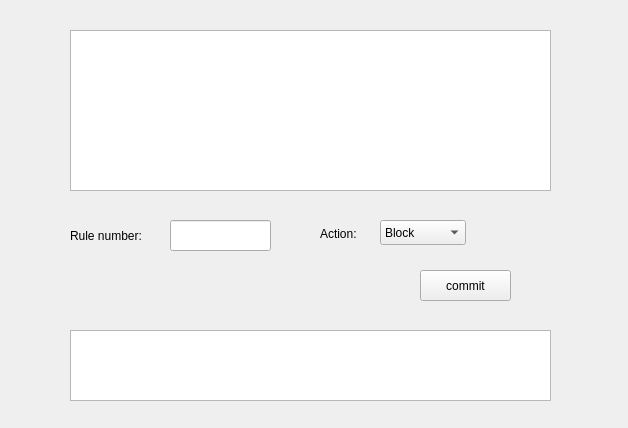
<?xml version="1.0" encoding="UTF-8"?>
<ui version="4.0">
 <class>Block_rule</class>
 <widget class="QWidget" name="Block_rule">
  <property name="geometry">
   <rect>
    <x>0</x>
    <y>0</y>
    <width>628</width>
    <height>428</height>
   </rect>
  </property>
  <property name="windowTitle">
   <string>Form</string>
  </property>
  <widget class="QTextBrowser" name="rule_list">
   <property name="geometry">
    <rect>
     <x>70</x>
     <y>30</y>
     <width>481</width>
     <height>161</height>
    </rect>
   </property>
  </widget>
  <widget class="QLineEdit" name="rule_number">
   <property name="geometry">
    <rect>
     <x>170</x>
     <y>220</y>
     <width>101</width>
     <height>31</height>
    </rect>
   </property>
  </widget>
  <widget class="QLabel" name="label">
   <property name="geometry">
    <rect>
     <x>70</x>
     <y>220</y>
     <width>101</width>
     <height>31</height>
    </rect>
   </property>
   <property name="text">
    <string>Rule number:</string>
   </property>
  </widget>
  <widget class="QLabel" name="label_2">
   <property name="geometry">
    <rect>
     <x>320</x>
     <y>225</y>
     <width>67</width>
     <height>17</height>
    </rect>
   </property>
   <property name="text">
    <string>Action:</string>
   </property>
  </widget>
  <widget class="QComboBox" name="action">
   <property name="geometry">
    <rect>
     <x>380</x>
     <y>220</y>
     <width>86</width>
     <height>25</height>
    </rect>
   </property>
   <item>
    <property name="text">
     <string>Block</string>
    </property>
   </item>
   <item>
    <property name="text">
     <string>Enforce</string>
    </property>
   </item>
  </widget>
  <widget class="QPushButton" name="commit_button">
   <property name="geometry">
    <rect>
     <x>420</x>
     <y>270</y>
     <width>91</width>
     <height>31</height>
    </rect>
   </property>
   <property name="text">
    <string>commit</string>
   </property>
  </widget>
  <widget class="QTextBrowser" name="result">
   <property name="geometry">
    <rect>
     <x>70</x>
     <y>330</y>
     <width>481</width>
     <height>71</height>
    </rect>
   </property>
  </widget>
 </widget>
 <resources/>
 <connections/>
</ui>
